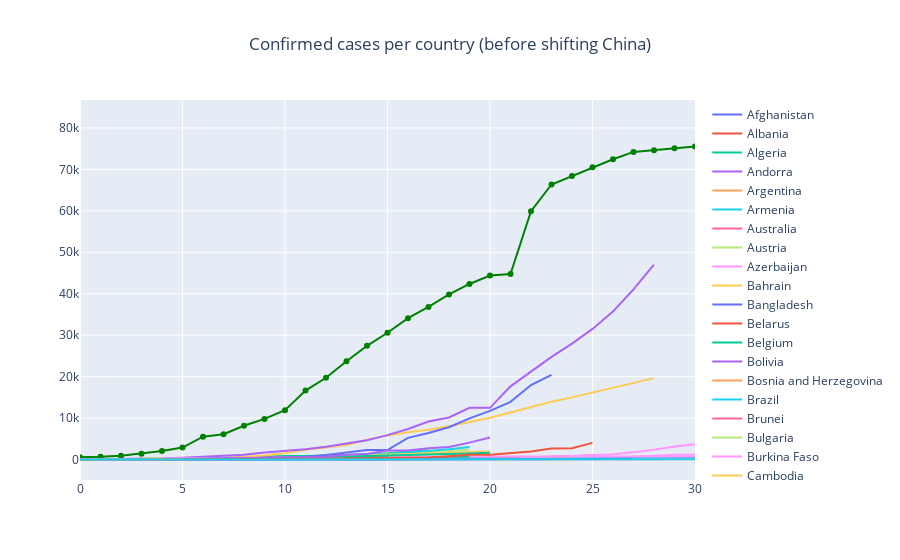

The cell this chart's notebook holds for it:
### Code cell
countries = normalized.index
plot_ts_plotly(normalized, countries)
